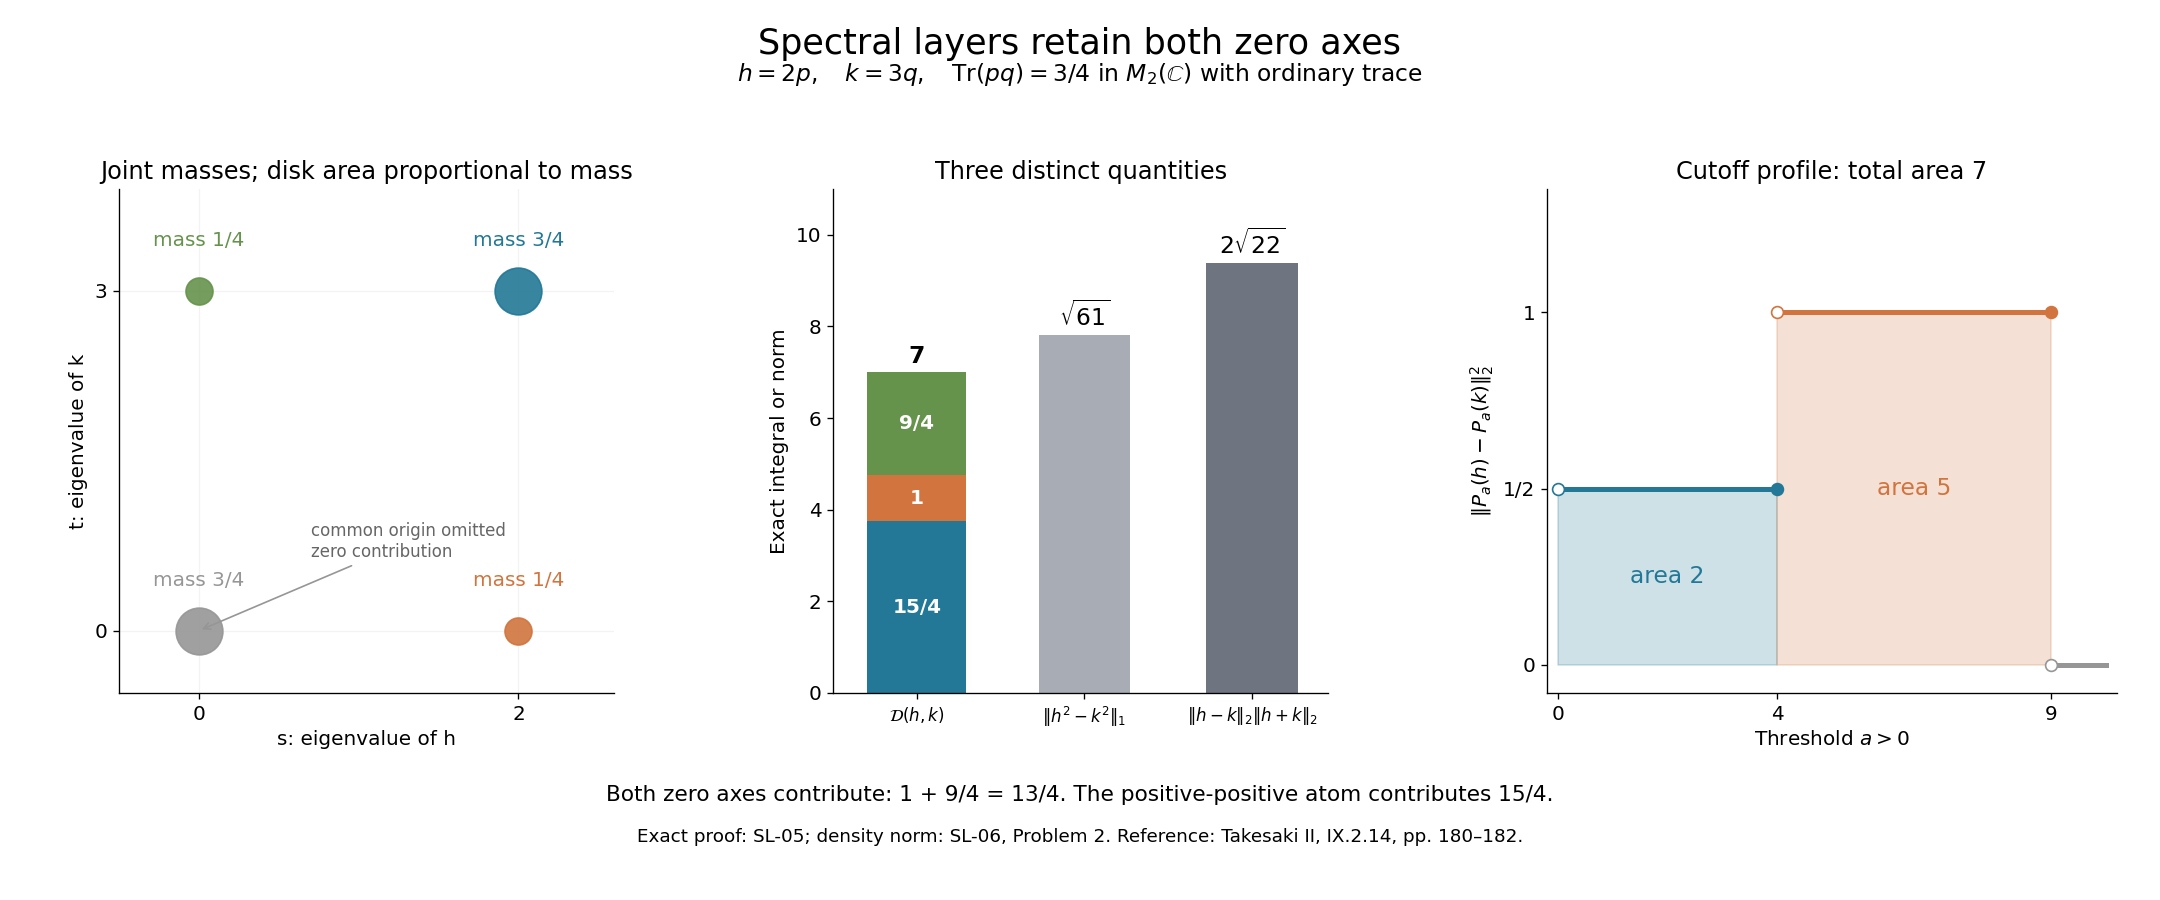

Source code (Python):
"""Exact reproducible SL-05 illustration. Original October 2026; CC0."""
from pathlib import Path
from fractions import Fraction
import matplotlib
matplotlib.use('Agg')
import matplotlib.pyplot as plt
import numpy as np

out=Path(__file__).with_suffix('.png')
blue,orange,green,grey='#227896','#d1743e','#65934c','#969696'
plt.rcParams.update({'font.family':'DejaVu Sans','font.size':12})
fig,axs=plt.subplots(1,3,figsize=(18,7.5),dpi=120,gridspec_kw={'width_ratios':[1,1,1.15]})
fig.suptitle('Spectral layers retain both zero axes',fontsize=21,y=.97)
fig.text(.5,.91,r'$h=2p,\quad k=3q,\quad \mathrm{Tr}(pq)=3/4$ in $M_2(\mathbb{C})$ with ordinary trace',ha='center',fontsize=14)
ax=axs[0]
atoms=[(0,0,Fraction(3,4),grey),(2,0,Fraction(1,4),orange),(0,3,Fraction(1,4),green),(2,3,Fraction(3,4),blue)]
for s,t,m,c in atoms:
 ax.scatter(s,t,s=1050*float(m),c=c,alpha=.9,zorder=3)
 ax.annotate('mass '+str(m),(s,t),xytext=(0,27),textcoords='offset points',ha='center',fontsize=12,color=c)
ax.annotate('common origin omitted\nzero contribution',(0,0),xytext=(.7,.65),arrowprops={'arrowstyle':'->','color':grey},fontsize=10,color='#666666')
ax.set(xlim=(-.5,2.6),ylim=(-.55,3.9),xticks=[0,2],yticks=[0,3],xlabel='s: eigenvalue of h',ylabel='t: eigenvalue of k',title='Joint masses; disk area proportional to mass')
ax.grid(alpha=.15)
ax=axs[1];values=[Fraction(15,4),Fraction(1),Fraction(9,4)];bottom=0
for val,c in zip(values,[blue,orange,green]):
 ax.bar(.15,float(val),bottom=bottom,width=.65,color=c)
 ax.text(.15,bottom+float(val)/2,str(val),ha='center',va='center',color='white',fontweight='bold')
 bottom+=float(val)
ax.bar(1.25,np.sqrt(61),width=.6,color='#9299a3',alpha=.8)
ax.bar(2.35,2*np.sqrt(22),width=.6,color='#4b5360',alpha=.8)
for x,y,label in [(.15,7,'7'),(1.25,np.sqrt(61),r'$\sqrt{61}$'),(2.35,2*np.sqrt(22),r'$2\sqrt{22}$')]:
 ax.text(x,y+.2,label,ha='center',fontsize=14,fontweight='bold')
ax.set(xlim=(-.4,2.85),ylim=(0,11),xticks=[.15,1.25,2.35],xticklabels=[r'$\mathcal{D}(h,k)$',r'$\|h^2-k^2\|_1$',r'$\|h-k\|_2\|h+k\|_2$'],ylabel='Exact integral or norm',title='Three distinct quantities')
ax.tick_params(axis='x',labelsize=10)
ax=axs[2]
ax.fill_between([0,4],[.5,.5],color=blue,alpha=.22)
ax.fill_between([4,9],[1,1],color=orange,alpha=.22)
ax.plot([0,4],[.5,.5],color=blue,lw=3);ax.plot([4,9],[1,1],color=orange,lw=3);ax.plot([9,10],[0,0],color=grey,lw=3)
for x,y,c,closed in [(0,.5,blue,False),(4,.5,blue,True),(4,1,orange,False),(9,1,orange,True),(9,0,grey,False)]:
 ax.scatter(x,y,s=50,edgecolor=c,facecolor=c if closed else 'white',zorder=4)
ax.text(2,.25,'area 2',ha='center',va='center',color=blue,fontsize=14)
ax.text(6.5,.5,'area 5',ha='center',va='center',color=orange,fontsize=14)
ax.set(xlim=(-.2,10.2),ylim=(-.08,1.35),xticks=[0,4,9],yticks=[0,.5,1],yticklabels=['0','1/2','1'],xlabel=r'Threshold $a>0$',ylabel=r'$\|P_a(h)-P_a(k)\|_2^2$',title='Cutoff profile: total area 7')
for ax in axs:
 ax.spines[['top','right']].set_visible(False)
fig.text(.5,.11,'Both zero axes contribute: 1 + 9/4 = 13/4. The positive-positive atom contributes 15/4.',ha='center',fontsize=13)
fig.text(.5,.065,'Exact proof: SL-05; density norm: SL-06, Problem 2. Reference: Takesaki II, IX.2.14, pp. 180–182.',ha='center',fontsize=11)
fig.subplots_adjust(left=.055,right=.98,bottom=.23,top=.79,wspace=.42)
fig.savefig(out,metadata={'Author':'GPT-6.1 Sol (OpenAI), Ultra effort, October 2026','License':'CC0-1.0','Proof':'OA-MOD-SL-05; OA-MOD-SL-06, Problem 2'})
plt.close(fig)
assert sum(values)==7
print(out)
